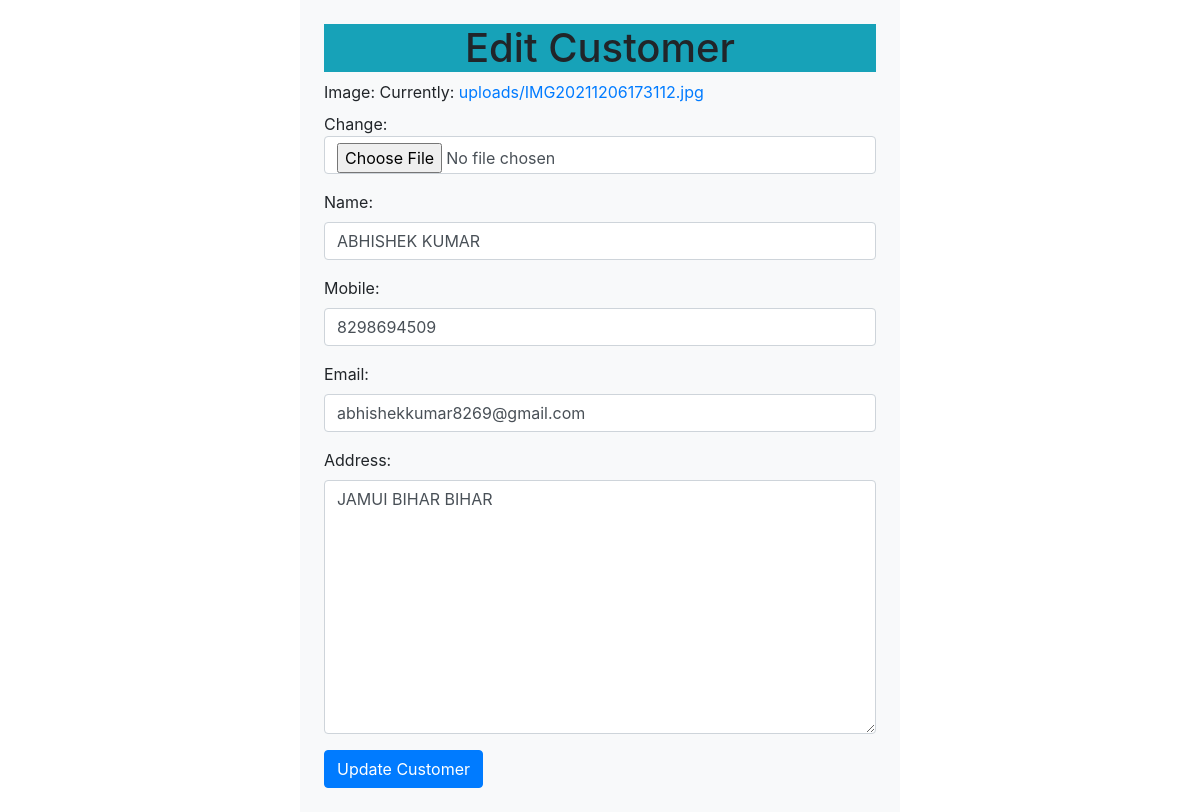
The page /edit/27 on the database as committed earlier.
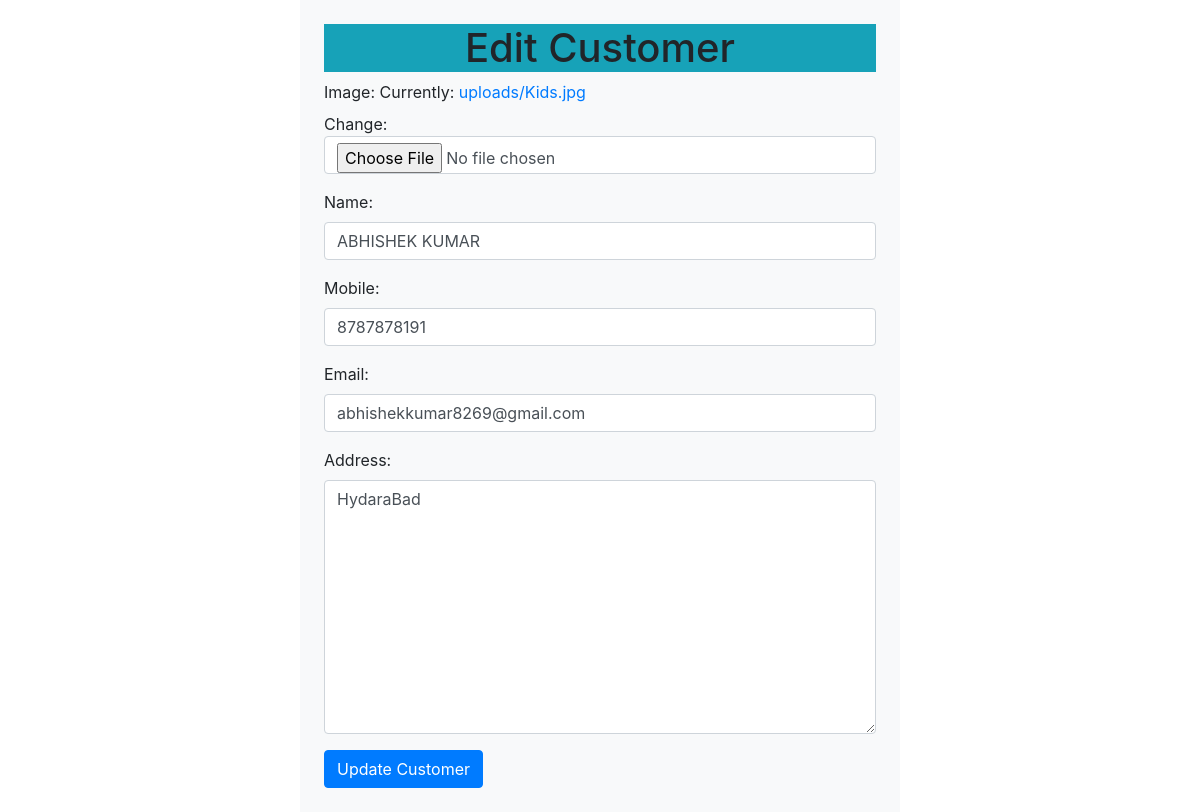
The same page on the database as committed later.
### cms/models.py (models this page shows, shortened)
class Customer(models.Model):
    image=models.ImageField(upload_to="uploads",default="a.png")
    name=models.CharField(max_length=100)
    mobile=models.CharField(max_length=10)
    email=models.EmailField(unique=True)
    address=models.TextField()
    joining_date=models.DateTimeField(auto_now=True)
    status=models.BooleanField(default=True)

### cms/views.py (the view)
# urls.py: path('edit/<id>', views.editCustomer),
def editCustomer(request,id=None):
    one_rec=Customer.objects.get(pk=id)
    form=CustomerForm(request.POST or None,request.FILES or None, instance=one_rec)
    if form.is_valid():
        form.save()
        return redirect('/')
    mydict= {'form':form}
    return render(request,'edit.html',context=mydict)

### cms/forms.py
class CustomerForm(forms.ModelForm):
    class Meta:
        model=Customer
        fields =('image','name','mobile','email','address')
    def __init__(self, *args, **kwargs):
        super(CustomerForm, self).__init__(*args, **kwargs)
        for visible in self.visible_fields():
            visible.field.widget.attrs['class'] = 'form-control'

### cms/templates/edit.html (shortened to what this page needs)
<!DOCTYPE html>
<html lang="en">
<head>
    <link rel="stylesheet" href="https://cdn.jsdelivr.net/npm/bootstrap@4.6.1/dist/css/bootstrap.min.css">
</head>
<body>
<div class="w-50 m-auto p-4 bg-light">
<h1 class="text-center bg-info"> Edit Customer </h1>
    <form method="post" enctype="multipart/form-data">
        {{form.as_p}}
        <button type="submit" class="btn btn-primary">Update Customer</button>
    </form>
</div>
</body>
</html>

Rows that differ between the two databases and show on the page:
changed Customer "ABHISHEK KUMAR": mobile "8298694509" → "8787878191"; address "JAMUI BIHAR BIHAR" → "HydaraBad"
Other text that changed with them:
text no longer shown: "Image: Currently: uploads/IMG20211206173112.jpg Change: Name: Mobile: Email: Address:"
text now shown: "Image: Currently: uploads/Kids.jpg Change: Name: Mobile: Email: Address:"
